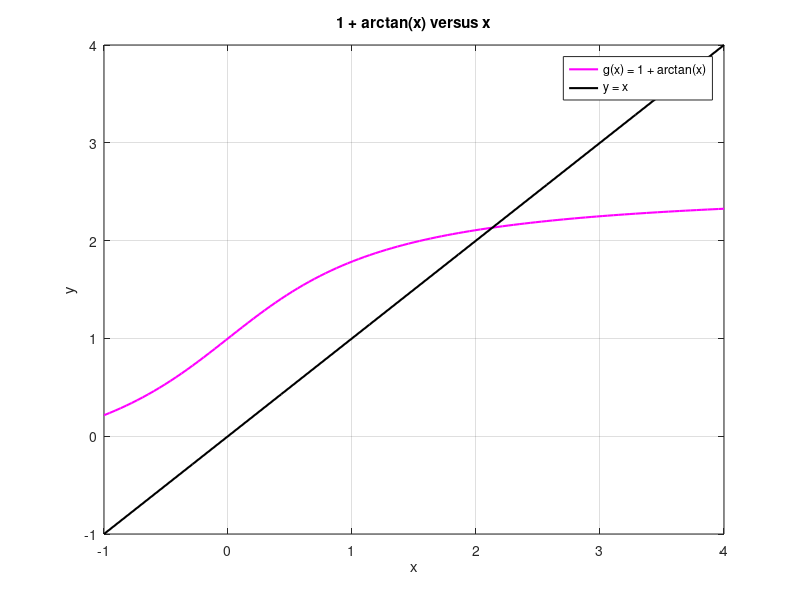

The MATLAB source for this figure: (Note: this script raises an error after producing the figure.)
% ==========================================
% ESERCIZIO: Soluzione di x = 1 + arctan(x) con il metodo di punto fisso
% ==========================================

clear; clc;  % Pulisco workspace e command window

% --- Parametri di input ---
g   = @(x) 1 + atan(x);                    % Funzione di iterazione
dg  = @(x) 1 ./ (1 + x.^2);                % Derivata prima di g (per la stima di C e la verifica)
bis = @(x) x;                              % Bisettrice y = x
xmin = -1; xmax = 4;                       % Intervallo per il grafico
a = 1; b = 3;                              % Intervallo scelto dal grafico: g([a, b]) dentro [a, b] e abs(g') <= 1/2
x0 = 2;                                    % Punto iniziale in [a, b], vicino all'intersezione
tol = 1e-12;                               % Tolleranza sullo scarto (slide 40)
itmax = 100;                               % Numero massimo di iterazioni
nomefile = 'risultati_script_arctan.txt';  % File in cui salvo i risultati

% --- Punto 1: grafico di g e della bisettrice per localizzare alpha ---
figure(1);
% 1. Disegno la funzione di iterazione g(x) = 1 + arctan(x)
fplot(g, [xmin xmax], 'm-', 'LineWidth', 1.5);
hold on;  % Mantengo la figura per aggiungere la bisettrice

% 2. Disegno la bisettrice y = x: il punto fisso è l'intersezione
fplot(bis, [xmin xmax], 'k-', 'LineWidth', 1.5);
hold off;

% 3. Aggiungo titolo, etichette, legenda e griglia
title('1 + arctan(x) versus x');
xlabel('x');
ylabel('y');
legend('g(x) = 1 + arctan(x)', 'y = x');
grid on;

% --- Verifica delle ipotesi del teorema del punto fisso su [a, b] ---
% g è crescente, quindi g([a, b]) = [g(a), g(b)]; g' è massima in a (decresce per x > 0)
ga = g(a); gb = g(b);    % Estremi dell'immagine di [a, b]
Lmax = dg(a);            % Massimo di abs(g') su [a, b]

% --- Punto 2: metodo di punto fisso ---
[xvec, iter, scarti] = pfisso(g, x0, tol, itmax);

% Stima della costante asintotica C nei due modi (slide 35)
asint1 = abs(scarti(2:iter) ./ scarti(1:iter-1));   % Rapporto tra scarti consecutivi
asint2 = abs(dg(xvec));                              % abs(g'(x_k)), che tende a abs(g'(alpha))

% Iterazioni stimate con C (come in script_pfisso.m): abs(s_k) ≈ abs(s_1) * C^(k-1) < tol
nstima = ceil(log(tol / abs(scarti(1))) / log(asint2(end))) + 1;

% --- Punto 3: stampa ordinata a video e su file ---
fid = fopen(nomefile, 'wt');   % Apro il file in scrittura (modalità testo)
if fid == -1
    disp('Errore: impossibile aprire il file dei risultati');
    return;
end

for dest = [1, fid]   % 1 = Command Window, fid = file: scrivo lo stesso testo in entrambi
    % 1. Intestazione e verifica delle ipotesi
    fprintf(dest, '=== Punto fisso: x = 1 + arctan(x), x0 = %g, tol = %g ===\n\n', x0, tol);
    fprintf(dest, 'Verifica su [a, b] = [%g, %g]: \n', a, b);
    fprintf(dest, '   g(a) = %.4f, g(b) = %.4f  ->  g([a, b]) dentro [a, b] \n', ga, gb);
    fprintf(dest, '   max abs(g''(x)) = g''(a) = %.4f < 1  ->  contrazione \n\n', Lmax);

    % 2. Tabella (al passo 1 c'è solo x0, quindi nessuno scarto)
    fprintf(dest, '%5s %22s %14s \n', 'k', 'x_k', 'scarto s_k');
    fprintf(dest, '%5d %22.15f %14s \n', 1, xvec(1), '-');
    for k = 2:iter+1
        fprintf(dest, '%5d %22.15f %14.2e \n', k, xvec(k), scarti(k-1));
    end

    % 3. Riepilogo
    fprintf(dest, '\n%-40s %20.15f \n', 'Soluzione approssimata xvec(end):', xvec(end));
    fprintf(dest, '%-40s %20d \n', 'Iterazioni eseguite:', iter);
    fprintf(dest, '%-40s %20d \n', 'Iterazioni stimate con C:', nstima);
    fprintf(dest, '%-40s %20.4e \n', 'Ultimo scarto abs(scarti(end)):', abs(scarti(end)));
    fprintf(dest, '%-40s %20.4f \n', 'C da rapporto scarti asint1(end):', asint1(end));
    fprintf(dest, '%-40s %20.4f \n', 'C da abs(g''(x)) asint2(end):', asint2(end));
    fprintf(dest, '\n');
end

fclose(fid);   % Chiudo il file
fprintf('Risultati salvati nel file %s\n', nomefile);

% --- Punto 3: profilo di convergenza ---
figure(2);
% 1. Disegno il valore assoluto degli scarti in scala semilogaritmica
semilogy(1:iter, abs(scarti), 'm-*', 'LineWidth', 1.5);

% 2. Aggiungo titolo, etichette, legenda e griglia
title('Profilo di convergenza del punto fisso (g(x) = 1 + arctan(x))');
xlabel('N. iterazioni');
ylabel('|scarto|');
legend('Punto fisso');
grid on;


% --- Salvataggio dei grafici per il README ---
cartella = fullfile(fileparts(mfilename('fullpath')), 'img');                              % Cartella img accanto allo script
if ~exist(cartella, 'dir'), mkdir(cartella); end                                            % La creo se non esiste
exportgraphics(figure(2), fullfile(cartella, 'script_arctan.png'), 'Resolution', 150);      % Salvo il profilo di convergenza
exportgraphics(figure(1), fullfile(cartella, 'script_arctan_g.png'), 'Resolution', 150);    % Salvo g vs bisettrice (scelta di [a, b])
